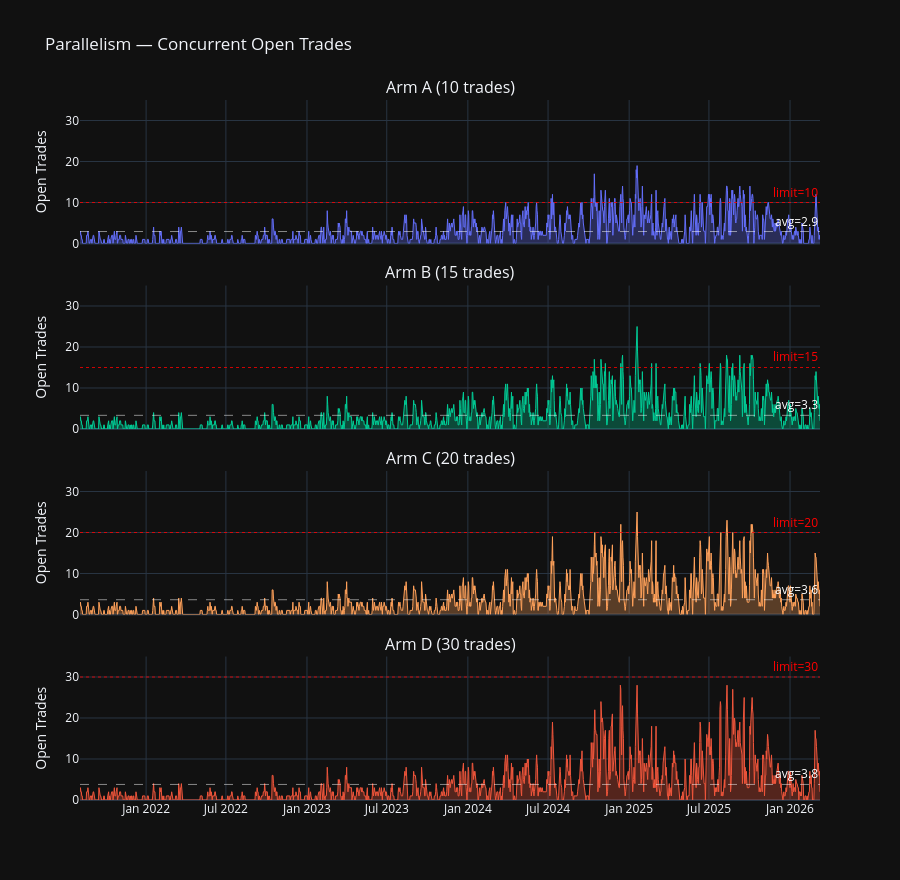

Source (notebook cell):
### Code cell
# Concurrent open trades over time
max_trades_map = {'Arm A (10 trades)': 10, 'Arm B (15 trades)': 15,
                  'Arm C (20 trades)': 20, 'Arm D (30 trades)': 30}

fig = make_subplots(rows=len(config_labels), cols=1, shared_xaxes=True,
                    subplot_titles=config_labels, vertical_spacing=0.06)

for i, label in enumerate(config_labels, 1):
    de = daily_exposure[label]
    fig.add_trace(go.Scatter(
        x=de['date'], y=de['open_trades'], mode='lines',
        name=label, line=dict(color=COLORS[label], width=1),
        fill='tozeroy', fillcolor=hex_to_rgba(COLORS[label], 0.3),
        showlegend=False,
    ), row=i, col=1)
    # Show the max_open_trades limit
    limit = max_trades_map[label]
    fig.add_hline(y=limit, line_dash='dot', line_color='red', line_width=0.8,
                  annotation_text=f'limit={limit}', annotation_font_color='red',
                  row=i, col=1)
    mean_val = de['open_trades'].mean()
    fig.add_hline(y=mean_val, line_dash='dash', line_color='white', line_width=0.5,
                  annotation_text=f'avg={mean_val:.1f}', annotation_font_color='white',
                  row=i, col=1)
    fig.update_yaxes(title_text='Open Trades', range=[0, 35], row=i, col=1)

fig.update_layout(template=TEMPLATE, height=220 * len(config_labels),
                  title='Parallelism — Concurrent Open Trades')
fig.show()

### Figure 1 — Plotly figure (JSON) as saved in the notebook; plotly's stock layout.template omitted (floating-point values rounded to 4 significant figures; data arrays with more than 128 entries replaced by an {"elided": "..."} marker saying what was removed)
{"data": [{"fill": "tozeroy", "fillcolor": "rgba(99,110,250,0.3)", "line": {"color": "#636EFA", "width": 1}, "mode": "lines", "name": "Arm A (10 trades)", "showlegend": false, "type": "scatter", "x": {"elided": "1680 str values"}, "xaxis": "x", "y": {"elided": "1680 int values"}, "yaxis": "y"}, {"fill": "tozeroy", "fillcolor": "rgba(0,204,150,0.3)", "line": {"color": "#00CC96", "width": 1}, "mode": "lines", "name": "Arm B (15 trades)", "showlegend": false, "type": "scatter", "x": {"elided": "1680 str values"}, "xaxis": "x2", "y": {"elided": "1680 int values"}, "yaxis": "y2"}, {"fill": "tozeroy", "fillcolor": "rgba(255,161,90,0.3)", "line": {"color": "#FFA15A", "width": 1}, "mode": "lines", "name": "Arm C (20 trades)", "showlegend": false, "type": "scatter", "x": {"elided": "1680 str values"}, "xaxis": "x3", "y": {"elided": "1680 int values"}, "yaxis": "y3"}, {"fill": "tozeroy", "fillcolor": "rgba(239,85,59,0.3)", "line": {"color": "#EF553B", "width": 1}, "mode": "lines", "name": "Arm D (30 trades)", "showlegend": false, "type": "scatter", "x": {"elided": "1680 str values"}, "xaxis": "x4", "y": {"elided": "1680 int values"}, "yaxis": "y4"}], "layout": {"annotations": [{"font": {"size": 16}, "showarrow": false, "text": "Arm A (10 trades)", "x": 0.5, "xanchor": "center", "xref": "paper", "y": 1.0, "yanchor": "bottom", "yref": "paper"}, {"font": {"size": 16}, "showarrow": false, "text": "Arm B (15 trades)", "x": 0.5, "xanchor": "center", "xref": "paper", "y": 0.735, "yanchor": "bottom", "yref": "paper"}, {"font": {"size": 16}, "showarrow": false, "text": "Arm C (20 trades)", "x": 0.5, "xanchor": "center", "xref": "paper", "y": 0.47, "yanchor": "bottom", "yref": "paper"}, {"font": {"size": 16}, "showarrow": false, "text": "Arm D (30 trades)", "x": 0.5, "xanchor": "center", "xref": "paper", "y": 0.205, "yanchor": "bottom", "yref": "paper"}, {"font": {"color": "red"}, "showarrow": false, "text": "limit=10", "x": 1, "xanchor": "right", "xref": "x domain", "y": 10, "yanchor": "bottom", "yref": "y"}, {"font": {"color": "white"}, "showarrow": false, "text": "avg=2.9", "x": 1, "xanchor": "right", "xref": "x domain", "y": 2.921, "yanchor": "bottom", "yref": "y"}, {"font": {"color": "red"}, "showarrow": false, "text": "limit=15", "x": 1, "xanchor": "right", "xref": "x2 domain", "y": 15, "yanchor": "bottom", "yref": "y2"}, {"font": {"color": "white"}, "showarrow": false, "text": "avg=3.3", "x": 1, "xanchor": "right", "xref": "x2 domain", "y": 3.335, "yanchor": "bottom", "yref": "y2"}, {"font": {"color": "red"}, "showarrow": false, "text": "limit=20", "x": 1, "xanchor": "right", "xref": "x3 domain", "y": 20, "yanchor": "bottom", "yref": "y3"}, {"font": {"color": "white"}, "showarrow": false, "text": "avg=3.6", "x": 1, "xanchor": "right", "xref": "x3 domain", "y": 3.603, "yanchor": "bottom", "yref": "y3"}, {"font": {"color": "red"}, "showarrow": false, "text": "limit=30", "x": 1, "xanchor": "right", "xref": "x4 domain", "y": 30, "yanchor": "bottom", "yref": "y4"}, {"font": {"color": "white"}, "showarrow": false, "text": "avg=3.8", "x": 1, "xanchor": "right", "xref": "x4 domain", "y": 3.796, "yanchor": "bottom", "yref": "y4"}], "height": 880, "shapes": [{"line": {"color": "red", "dash": "dot", "width": 0.8}, "type": "line", "x0": 0, "x1": 1, "xref": "x domain", "y0": 10, "y1": 10, "yref": "y"}, {"line": {"color": "white", "dash": "dash", "width": 0.5}, "type": "line", "x0": 0, "x1": 1, "xref": "x domain", "y0": 2.921, "y1": 2.921, "yref": "y"}, {"line": {"color": "red", "dash": "dot", "width": 0.8}, "type": "line", "x0": 0, "x1": 1, "xref": "x2 domain", "y0": 15, "y1": 15, "yref": "y2"}, {"line": {"color": "white", "dash": "dash", "width": 0.5}, "type": "line", "x0": 0, "x1": 1, "xref": "x2 domain", "y0": 3.335, "y1": 3.335, "yref": "y2"}, {"line": {"color": "red", "dash": "dot", "width": 0.8}, "type": "line", "x0": 0, "x1": 1, "xref": "x3 domain", "y0": 20, "y1": 20, "yref": "y3"}, {"line": {"color": "white", "dash": "dash", "width": 0.5}, "type": "line", "x0": 0, "x1": 1, "xref": "x3 domain", "y0": 3.603, "y1": 3.603, "yref": "y3"}, {"line": {"color": "red", "dash": "dot", "width": 0.8}, "type": "line", "x0": 0, "x1": 1, "xref": "x4 domain", "y0": 30, "y1": 30, "yref": "y4"}, {"line": {"color": "white", "dash": "dash", "width": 0.5}, "type": "line", "x0": 0, "x1": 1, "xref": "x4 domain", "y0": 3.796, "y1": 3.796, "yref": "y4"}], "title": {"text": "Parallelism — Concurrent Open Trades"}, "xaxis": {"anchor": "y", "domain": [0.0, 1.0], "matches": "x4", "showticklabels": false}, "xaxis2": {"anchor": "y2", "domain": [0.0, 1.0], "matches": "x4", "showticklabels": false}, "xaxis3": {"anchor": "y3", "domain": [0.0, 1.0], "matches": "x4", "showticklabels": false}, "xaxis4": {"anchor": "y4", "domain": [0.0, 1.0]}, "yaxis": {"anchor": "x", "domain": [0.795, 1.0], "range": [0, 35], "title": {"text": "Open Trades"}}, "yaxis2": {"anchor": "x2", "domain": [0.53, 0.735], "range": [0, 35], "title": {"text": "Open Trades"}}, "yaxis3": {"anchor": "x3", "domain": [0.265, 0.47], "range": [0, 35], "title": {"text": "Open Trades"}}, "yaxis4": {"anchor": "x4", "domain": [0.0, 0.205], "range": [0, 35], "title": {"text": "Open Trades"}}}}
